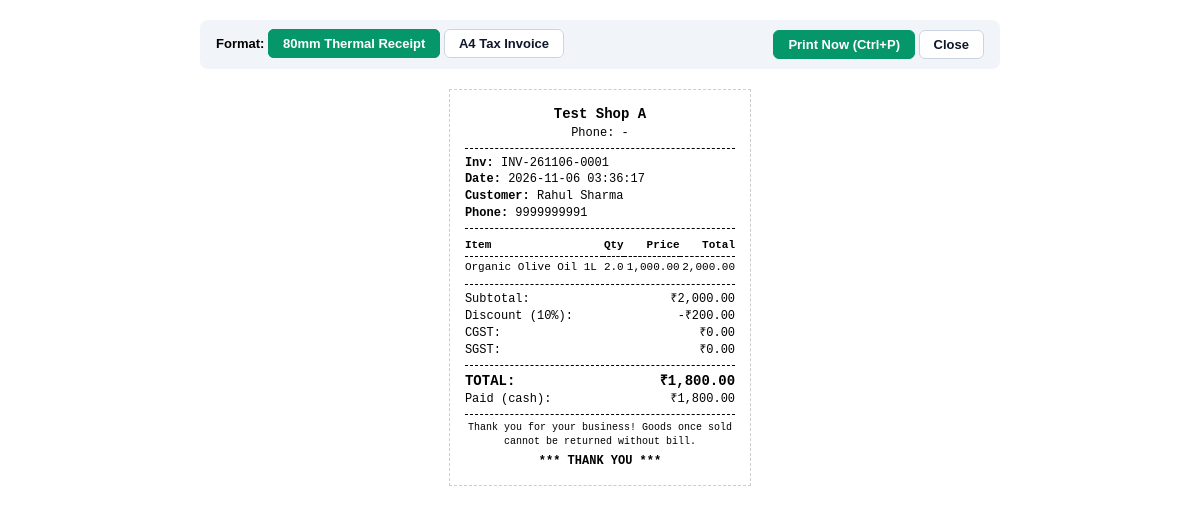
The app's page /invoices/16/print (signed in) with its own data.
### tables this page shows
CREATE TABLE businesses (
        id INTEGER PRIMARY KEY AUTOINCREMENT,
        owner_id INTEGER NOT NULL,
        name TEXT NOT NULL,
        category TEXT DEFAULT 'retail',
        phone TEXT,
        email TEXT,
        address TEXT,
        gstin TEXT,
        currency TEXT DEFAULT '₹',
        invoice_prefix TEXT DEFAULT 'INV-',
        tax_enabled INTEGER DEFAULT 1,
        default_tax_rate REAL DEFAULT 0.0,
        terms_conditions TEXT DEFAULT 'Thank you for your business! Goods once sold cannot be returned without bill.',
        created_at TIMESTAMP DEFAULT CURRENT_TIMESTAMP,
        FOREIGN KEY (owner_id) REFERENCES users(id) ON DELETE CASCADE
    );

CREATE TABLE sales (
        id INTEGER PRIMARY KEY AUTOINCREMENT,
        business_id INTEGER NOT NULL,
        invoice_number TEXT UNIQUE NOT NULL,
        customer_id INTEGER,
        customer_name TEXT,
        customer_phone TEXT,
        subtotal REAL NOT NULL DEFAULT 0.0,
        discount_amount REAL DEFAULT 0.0,
        tax_amount REAL DEFAULT 0.0,
        cgst_amount REAL DEFAULT 0.0,
        sgst_amount REAL DEFAULT 0.0,
        grand_total REAL NOT NULL,
        paid_amount REAL NOT NULL,
        balance_amount REAL DEFAULT 0.0,
        payment_method TEXT DEFAULT 'cash',
        payment_status TEXT DEFAULT 'paid',
        notes TEXT,
        status TEXT DEFAULT 'completed',
        created_by INTEGER,
        created_at TIMESTAMP DEFAULT CURRENT_TIMESTAMP, discount_type TEXT DEFAULT 'fixed', discount_value REAL DEFAULT 0.0,
        FOREIGN KEY (business_id) REFERENCES businesses(id) ON DELETE CASCADE,
        FOREIGN KEY (customer_id) REFERENCES customers(id) ON DELETE SET NULL,
        FOREIGN KEY (created_by) REFERENCES users(id) ON DELETE SET NULL
    );

CREATE TABLE sale_items (
        id INTEGER PRIMARY KEY AUTOINCREMENT,
        sale_id INTEGER NOT NULL,
        product_id INTEGER,
        product_name TEXT NOT NULL,
        sku TEXT,
        unit_price REAL NOT NULL,
        purchase_price REAL DEFAULT 0.0,
        quantity REAL NOT NULL,
        discount_amount REAL DEFAULT 0.0,
        tax_rate REAL DEFAULT 0.0,
        tax_amount REAL DEFAULT 0.0,
        total_amount REAL NOT NULL,
        FOREIGN KEY (sale_id) REFERENCES sales(id) ON DELETE CASCADE,
        FOREIGN KEY (product_id) REFERENCES products(id) ON DELETE SET NULL
    );

### routes/invoice_routes.py (the view)
@invoice_bp.route("/invoices/<int:id>/print")
def print_invoice(id):
    if "user_id" not in session:
        return redirect(url_for("auth.login"))
    biz_id = session.get("business_id")
    invoice_data = get_invoice_details(biz_id, id)
    if not invoice_data:
        return "Invoice not found or unauthorized", 404
    format_type = request.args.get("format", "thermal").lower() # 'thermal' or 'a4'
    return render_template(
        "invoices/print.html",
        sale=invoice_data["sale"],
        items=invoice_data["items"],
        business=get_business_by_id(biz_id),
        format_type=format_type
    )

### app.py (called while the page is built)
@app.context_processor
def inject_global_data():
    from flask import session
    biz_id = session.get("business_id")
    if biz_id:
        try:
            from services.udhar_service import get_notifications
            notifs = get_notifications(biz_id, status_filter="unread", limit=1)
            return {"unread_notifications_count": notifs.get("unread_count", 0)}
        except Exception:
            return {"unread_notifications_count": 0}
    return {"unread_notifications_count": 0}

### models/database.py (called while the page is built)
def get_db_connection():
    conn = sqlite3.connect(DB_PATH)
    conn.row_factory = sqlite3.Row
    conn.execute("PRAGMA foreign_keys = ON;")
    return conn

### services/business_service.py (called while the page is built)
def get_business_by_id(business_id):
    if not business_id:
        return None
    conn = get_db_connection()
    biz = conn.execute("SELECT * FROM businesses WHERE id = ?", (business_id,)).fetchone()
    conn.close()
    return dict(biz) if biz else None

### templates/invoices/print.html (shortened to what this page needs)
<!DOCTYPE html>
<html lang="en">
<head>
</head>
<body>
  <div class="no-print">
    <div>
      <span style="font-weight: 700;">Format:</span>
      <a href="?format=thermal" class="btn {{ 'btn-primary' if format_type == 'thermal' else '' }}">80mm Thermal Receipt</a>
      <a href="?format=a4" class="btn {{ 'btn-primary' if format_type == 'a4' else '' }}">A4 Tax Invoice</a>
    </div>
    <div>
      <button onclick="window.print()" class="btn btn-primary">Print Now (Ctrl+P)</button>
      <button onclick="window.close()" class="btn">Close</button>
    </div>
  </div>
  {% if format_type == 'a4' %}
    <!-- =========================================================
         FULL A4 TAX INVOICE
         ========================================================= -->
    <div class="a4-invoice">
      <div style="display: flex; justify-content: space-between; align-items: flex-start; padding-bottom: 12px; border-bottom: 2px solid #000;">
        <div>
          <h1 style="font-size: 22px; font-weight: 800; text-transform: uppercase;">{{ sale.business_name }}</h1>
          <p>{{ sale.business_address }}</p>
          <p>Phone: {{ sale.business_phone }} | Email: {{ sale.business_email }}</p>
          {% if sale.business_gstin %}
            <p style="font-weight: 700;">GSTIN: {{ sale.business_gstin }}</p>
          {% endif %}
        </div>
        <div style="text-align: right;">
          <h2 style="font-size: 20px; font-weight: 800; color: #059669;">TAX INVOICE</h2>
          <p style="font-weight: 700; font-size: 15px;">{{ sale.invoice_number }}</p>
          <p>Date: {{ sale.created_at }}</p>
          <p>Cashier: {{ sale.cashier_name or 'Cashier' }}</p>
        </div>
      </div>
      <div style="display: flex; justify-content: space-between; padding: 12px 0;">
        <div>
          <p style="font-size: 11px; text-transform: uppercase; font-weight: 700; color: #64748b;">Customer Details</p>
          <p style="font-weight: 700; font-size: 14px;">{{ sale.customer_name or 'Walk-in Customer' }}</p>
          {% if sale.customer_phone %}
            <p>Phone: {{ sale.customer_phone }}</p>
          {% endif %}
        </div>
        <div style="text-align: right;">
          <p style="font-size: 11px; text-transform: uppercase; font-weight: 700; color: #64748b;">Payment Details</p>
          <p style="font-weight: 700; text-transform: uppercase;">Method: {{ sale.payment_method }}</p>
          <p>Status: <strong>{{ 'Partially Paid' if sale.payment_status == 'partial' else sale.payment_status|capitalize }}</strong></p>
        </div>
      </div>
      <table>
        <thead>
          <tr>
            <th style="width: 30px;">#</th>
            <th>Item Description</th>
            <th style="width: 80px; text-align: right;">Unit Rate</th>
            <th style="width: 50px; text-align: center;">Qty</th>
            {% if sale.tax_enabled %}
              <th style="width: 60px; text-align: right;">GST %</th>
              <th style="width: 70px; text-align: right;">GST Tax</th>
            {% endif %}
            <th style="width: 90px; text-align: right;">Total Amount</th>
          </tr>
        </thead>
        <tbody>
          {% for itm in items %}
            <tr>
              <td>{{ loop.index }}</td>
              <td>
                <strong>{{ itm.product_name }}</strong>
                {% if itm.sku %}
                  <span style="font-size: 10px; color: #64748b; display: block;">SKU: {{ itm.sku }}</span>
                {% endif %}
              </td>
              <td style="text-align: right;">{{ sale.currency }}{{ "{:,.2f}".format(itm.unit_price) }}</td>
              <td style="text-align: center;">{{ itm.quantity }}</td>
              {% if sale.tax_enabled %}
                <td style="text-align: right;">{{ itm.tax_rate }}%</td>
                <td style="text-align: right;">{{ sale.currency }}{{ "{:,.2f}".format(itm.tax_amount) }}</td>
              {% endif %}
              <td style="text-align: right; font-weight: 700;">{{ sale.currency }}{{ "{:,.2f}".format(itm.total_amount) }}</td>
            </tr>
          {% endfor %}
        </tbody>
      </table>
      <div style="display: flex; justify-content: flex-end; margin-top: 14px;">
        <div style="width: 280px; line-height: 1.8;">
          <div style="display: flex; justify-content: space-between;">
            <span>Subtotal:</span>
            <span>{{ sale.currency }}{{ "{:,.2f}".format(sale.subtotal) }}</span>
          </div>
          {% if sale.discount_amount > 0 %}
            <div style="display: flex; justify-content: space-between; color: #059669;">
              <span>Discount{% if sale.discount_type == 'percentage' %} ({{ "{:g}".format(sale.discount_value) }}%){% endif %}:</span>
              <span>-{{ sale.currency }}{{ "{:,.2f}".format(sale.discount_amount) }}</span>
            </div>
          {% endif %}
          {% if sale.tax_enabled %}
            <div style="display: flex; justify-content: space-between;">
              <span>CGST:</span>
              <span>{{ sale.currency }}{{ "{:,.2f}".format(sale.cgst_amount) }}</span>
            </div>
            <div style="display: flex; justify-content: space-between;">
              <span>SGST:</span>
              <span>{{ sale.currency }}{{ "{:,.2f}".format(sale.sgst_amount) }}</span>
            </div>
          {% endif %}
          <div style="display: flex; justify-content: space-between; font-weight: 800; font-size: 16px; border-top: 2px solid #000; padding-top: 4px;">
            <span>Grand Total:</span>
            <span>{{ sale.currency }}{{ "{:,.2f}".format(sale.grand_total) }}</span>
          </div>
          <div style="display: flex; justify-content: space-between;">
            <span>Paid Amount:</span>
            <span>{{ sale.currency }}{{ "{:,.2f}".format(sale.paid_amount) }}</span>
          </div>
          {% if sale.balance_amount > 0 %}
            <div style="display: flex; justify-content: space-between; font-weight: 700; color: #dc2626;">
              <span>Balance Due:</span>
              <span>{{ sale.currency }}{{ "{:,.2f}".format(sale.balance_amount) }}</span>
            </div>
          {% endif %}
        </div>
      </div>
      <div style="margin-top: 30px; text-align: center; border-top: 1px solid #cbd5e1; padding-top: 10px; font-size: 11px;">
        <p>{{ sale.terms_conditions }}</p>
        <p style="margin-top: 4px; font-weight: 700;">Authorized Signatory / Computer Generated Invoice</p>
      </div>
    </div>
  {% else %}
    <div class="thermal-receipt">
      <div class="center bold" style="font-size: 14px;">{{ sale.business_name }}</div>
      <div class="center">Phone: {{ sale.business_phone or '-' }}</div>
      <div class="divider"></div>
      <div><strong>Inv:</strong> {{ sale.invoice_number }}</div>
      <div><strong>Date:</strong> {{ sale.created_at }}</div>
      <div><strong>Customer:</strong> {{ sale.customer_name or 'Walk-in' }}</div>
      {% if sale.customer_phone %}
        <div><strong>Phone:</strong> {{ sale.customer_phone }}</div>
      {% endif %}
      <div class="divider"></div>
      <table>
        <thead>
          <tr>
            <th>Item</th>
            <th style="text-align: center;">Qty</th>
            <th style="text-align: right;">Price</th>
            <th style="text-align: right;">Total</th>
          </tr>
        </thead>
        <tbody>
          {% for itm in items %}
            <tr>
              <td>{{ itm.product_name }}</td>
              <td style="text-align: center;">{{ itm.quantity }}</td>
              <td style="text-align: right;">{{ "{:,.2f}".format(itm.unit_price) }}</td>
              <td style="text-align: right;">{{ "{:,.2f}".format(itm.total_amount) }}</td>
            </tr>
          {% endfor %}
        </tbody>
      </table>
      <div class="divider"></div>
      <div style="display: flex; justify-content: space-between;">
        <span>Subtotal:</span>
        <span>{{ sale.currency }}{{ "{:,.2f}".format(sale.subtotal) }}</span>
      </div>
      {% if sale.discount_amount > 0 %}
        <div style="display: flex; justify-content: space-between;">
          <span>Discount{% if sale.discount_type == 'percentage' %} ({{ "{:g}".format(sale.discount_value) }}%){% endif %}:</span>
          <span>-{{ sale.currency }}{{ "{:,.2f}".format(sale.discount_amount) }}</span>
        </div>
      {% endif %}
      {% if sale.tax_enabled %}
        <div style="display: flex; justify-content: space-between;">
          <span>CGST:</span>
          <span>{{ sale.currency }}{{ "{:,.2f}".format(sale.cgst_amount) }}</span>
        </div>
        <div style="display: flex; justify-content: space-between;">
          <span>SGST:</span>
          <span>{{ sale.currency }}{{ "{:,.2f}".format(sale.sgst_amount) }}</span>
        </div>
      {% endif %}
      <div class="divider"></div>
      <div style="display: flex; justify-content: space-between; font-size: 14px; font-weight: bold;">
        <span>TOTAL:</span>
        <span>{{ sale.currency }}{{ "{:,.2f}".format(sale.grand_total) }}</span>
      </div>
      <div style="display: flex; justify-content: space-between;">
        <span>Paid ({{ sale.payment_method }}):</span>
        <span>{{ sale.currency }}{{ "{:,.2f}".format(sale.paid_amount) }}</span>
      </div>
      <div class="divider"></div>
      <div class="center" style="font-size: 10px; margin-top: 6px;">
        {{ sale.terms_conditions }}
      </div>
      <div class="center bold" style="margin-top: 4px;">*** THANK YOU ***</div>
    </div>
  {% endif %}
</body>
</html>

### templates/invoices/print.html (style rules this page uses)
* { box-sizing: border-box; margin: 0; padding: 0; }
body { font-family: Arial, Helvetica, sans-serif; color: #000000; background: #FFFFFF; font-size: 13px; line-height: 1.4; padding: 20px; }
.no-print { max-width: 800px; margin: 0 auto 20px; display: flex; justify-content: space-between; align-items: center; background: #f1f5f9; padding: 10px 16px; border-radius: 8px; }
.btn { padding: 6px 14px; font-size: 13px; font-weight: 600; cursor: pointer; border: 1px solid #cbd5e1; border-radius: 6px; background: #ffffff; text-decoration: none; color: #0f172a; }
.btn-primary { background: #059669; color: #ffffff; border-color: #059669; }
.thermal-receipt { width: 80mm; max-width: 80mm; margin: 0 auto; font-family: 'Courier New', Courier, monospace; font-size: 12px; padding: 4mm; border: 1px dashed #ccc; }
.thermal-receipt .center { text-align: center; }
.thermal-receipt .bold { font-weight: bold; }
.thermal-receipt .divider { border-top: 1px dashed #000; margin: 6px 0; }
.thermal-receipt table { width: 100%; border-collapse: collapse; font-size: 11px; }
.thermal-receipt table th { border-bottom: 1px dashed #000; text-align: left; padding: 3px 0; }
.thermal-receipt table td { padding: 3px 0; }

### records on screen
businesses: business_name "Test Shop A", currency "₹", terms_conditions "Thank you for your business! Goods once sold cannot be returned without bill."
sales: invoice_number "INV-261106-0001", created_at "2026-11-06 03:36:17", customer_name "Rahul Sharma", customer_phone "9999999991", subtotal "2,000.00", discount_value "10", discount_amount "200.00", cgst_amount "0.00", sgst_amount "0.00", grand_total "1,800.00", payment_method "cash", paid_amount "1,800.00"
sale_items: product_name "Organic Olive Oil 1L", quantity "2.0", unit_price "1,000.00", total_amount "2,000.00"

### other values on screen
{{ sale.business_phone or '-' }} "-"
